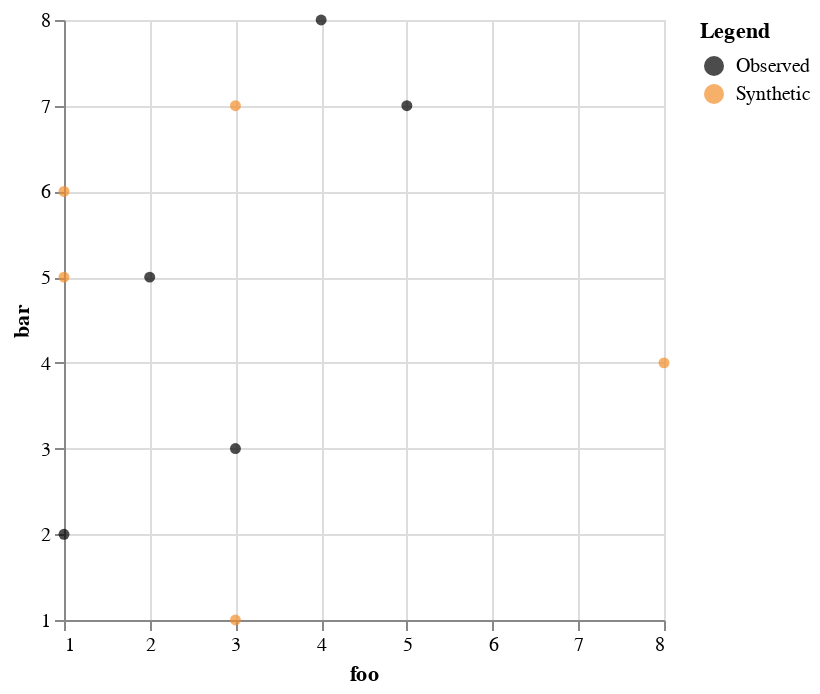

The cell this chart's notebook holds for it:
### Code cell
plot_marginal_numerical_numerical(observed_df, synthetic_df, x, y)

### Figure 1 — Vega specification as saved in the notebook (floating-point values rounded to 4 significant figures)
{"$schema": "https://vega.github.io/schema/vega/v5.json", "data": [{"name": "source_0", "values": [{"bar": 2, "dataset": "Observed", "foo": 1}, {"bar": 5, "dataset": "Observed", "foo": 2}, {"bar": 3, "dataset": "Observed", "foo": 3}, {"bar": 8, "dataset": "Observed", "foo": 4}, {"bar": 7, "dataset": "Observed", "foo": 5}, {"bar": 1, "dataset": "Synthetic", "foo": 3}, {"bar": 5, "dataset": "Synthetic", "foo": 1}, {"bar": 4, "dataset": "Synthetic", "foo": 8}, {"bar": 7, "dataset": "Synthetic", "foo": 3}, {"bar": 6, "dataset": "Synthetic", "foo": 1}]}], "marks": [{"type": "symbol", "name": "marks", "from": {"data": "source_0"}, "encode": {"update": {"fill": {"field": "dataset", "scale": "color"}, "x": {"field": "foo", "scale": "x"}, "opacity": {"value": 0.7}, "y": {"field": "bar", "scale": "y"}, "shape": {"value": "circle"}}}, "style": ["circle"]}], "scales": [{"name": "x", "type": "linear", "domain": [1, 8], "range": [0, {"signal": "width"}], "zero": false}, {"name": "y", "type": "linear", "domain": [1, 8], "range": [{"signal": "height"}, 0], "zero": false}, {"name": "color", "type": "ordinal", "domain": ["Observed", "Synthetic"], "range": ["#000000", "#f28e2b"]}], "axes": [{"scale": "x", "orient": "bottom", "tickCount": {"signal": "ceil(width/40)"}, "labels": false, "grid": true, "gridScale": "y", "minExtent": 0, "ticks": false, "zindex": 0, "maxExtent": 0, "aria": false, "domain": false}, {"scale": "y", "zindex": 0, "ticks": false, "grid": true, "orient": "left", "gridScale": "x", "maxExtent": 0, "labels": false, "minExtent": 0, "tickCount": {"signal": "ceil(height/40)"}, "domain": false, "aria": false}, {"scale": "x", "zindex": 0, "title": "foo", "labelOverlap": true, "orient": "bottom", "grid": false, "labelFlush": true, "tickCount": {"signal": "ceil(width/40)"}}, {"scale": "y", "orient": "left", "grid": false, "labelOverlap": true, "title": "bar", "tickCount": {"signal": "ceil(height/40)"}, "zindex": 0}], "height": 300, "legends": [{"symbolStrokeWidth": 4, "title": "Legend", "fill": "color", "symbolType": "circle", "encode": {"symbols": {"update": {"opacity": {"value": 0.7}}}}}], "padding": 5, "width": 300, "background": "white", "style": "cell"}
